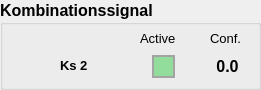
   <widget class="QGroupBox" name="combinationSignal_group">
    <property name="geometry">
     <rect>
      <x>320</x>
      <y>30</y>
      <width>261</width>
      <height>90</height>
     </rect>
    </property>
    <property name="font">
     <font>
      <pointsize>12</pointsize>
      <weight>75</weight>
      <bold>true</bold>
     </font>
    </property>
    <property name="title">
     <string>Kombinationssignal</string>
    </property>
    <widget class="QLabel" name="CS_ks2_label">
     <property name="geometry">
      <rect>
       <x>60</x>
       <y>50</y>
       <width>51</width>
       <height>31</height>
      </rect>
     </property>
     <property name="font">
      <font>
       <pointsize>10</pointsize>
      </font>
     </property>
     <property name="text">
      <string notr="true">Ks 2</string>
     </property>
    </widget>
    <widget class="QLabel" name="CS_ks2_icon">
     <property name="geometry">
      <rect>
       <x>10</x>
       <y>33</y>
       <width>31</width>
       <height>51</height>
      </rect>
     </property>
     <property name="text">
      <string/>
     </property>
     <property name="pixmap">
      <pixmap resource="Resources/images.qrc">:/signal_icons/ks2_icon.gif</pixmap>
     </property>
     <property name="scaledContents">
      <bool>true</bool>
     </property>
    </widget>
    <widget class="QLabel" name="CS_ks2_conf_label">
     <property name="geometry">
      <rect>
       <x>210</x>
       <y>30</y>
       <width>41</width>
       <height>16</height>
      </rect>
     </property>
     <property name="font">
      <font>
       <pointsize>10</pointsize>
       <weight>50</weight>
       <bold>false</bold>
      </font>
     </property>
     <property name="text">
      <string>Conf.</string>
     </property>
    </widget>
    <widget class="QLabel" name="CS_ks2_active_label">
     <property name="geometry">
      <rect>
       <x>140</x>
       <y>30</y>
       <width>55</width>
       <height>16</height>
      </rect>
     </property>
     <property name="font">
      <font>
       <pointsize>10</pointsize>
       <weight>50</weight>
       <bold>false</bold>
      </font>
     </property>
     <property name="text">
      <string>Active</string>
     </property>
    </widget>
    <widget class="QLabel" name="CS_ks2_active_led">
     <property name="geometry">
      <rect>
       <x>152</x>
       <y>55</y>
       <width>23</width>
       <height>23</height>
      </rect>
     </property>
     <property name="font">
      <font>
       <pointsize>9</pointsize>
      </font>
     </property>
     <property name="styleSheet">
      <string notr="true">background-color: rgb(146, 221, 155);
border-style: solid;
border-width: 2px;
border-color: rgb(163, 163, 163)</string>
     </property>
     <property name="frameShape">
      <enum>QFrame::NoFrame</enum>
     </property>
     <property name="lineWidth">
      <number>0</number>
     </property>
     <property name="text">
      <string/>
     </property>
    </widget>
    <widget class="QLabel" name="CS_ks2_conf_value">
     <property name="geometry">
      <rect>
       <x>200</x>
       <y>58</y>
       <width>55</width>
       <height>16</height>
      </rect>
     </property>
     <property name="text">
      <string>0.0</string>
     </property>
     <property name="alignment">
      <set>Qt::AlignCenter</set>
     </property>
    </widget>
   </widget>
